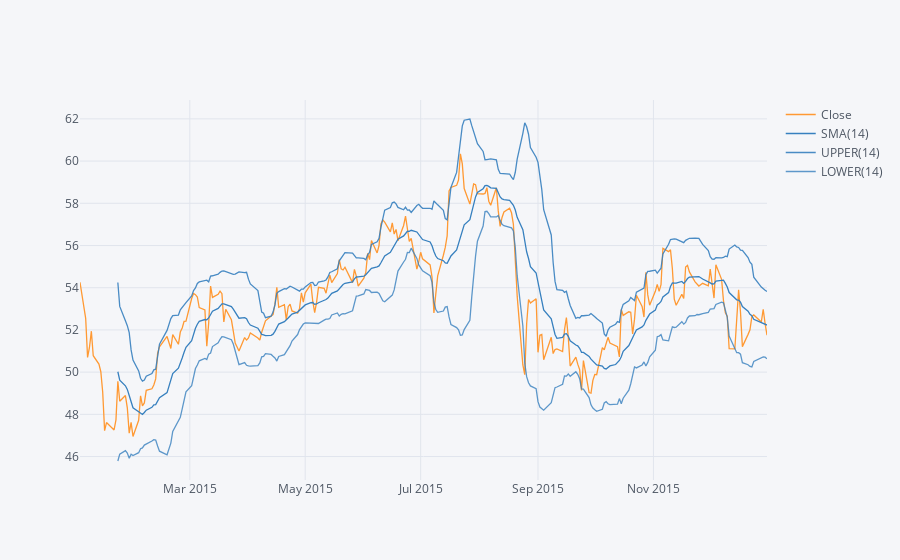

Notebook source saved alongside this figure:
### Code cell
C['Close'].loc['2015-01-01':'2015-12-31'].ta_plot(study='boll')

### Figure 1 — Plotly figure (JSON) as saved in the notebook; plotly's stock layout.template omitted (floating-point values rounded to 4 significant figures; data arrays with more than 128 entries replaced by an {"elided": "..."} marker saying what was removed)
{"data": [{"line": {"color": "rgba(255, 153, 51, 1.0)", "dash": "solid", "shape": "linear", "width": 1.3}, "mode": "lines", "name": "Close", "text": "", "type": "scatter", "x": {"elided": "252 str values"}, "y": {"elided": "252 float values"}}, {"line": {"color": "rgba(55, 128, 191, 1.0)", "dash": "solid", "shape": "linear", "width": 1.3}, "mode": "lines", "name": "SMA(14)", "text": "", "type": "scatter", "x": {"elided": "252 str values"}, "y": {"elided": "252 mixed values"}}, {"line": {"color": "rgba(55, 128, 191, 0.8999999999999999)", "dash": "solid", "shape": "linear", "width": 1.3}, "mode": "lines", "name": "UPPER(14)", "text": "", "type": "scatter", "x": {"elided": "252 str values"}, "y": {"elided": "252 mixed values"}}, {"line": {"color": "rgba(55, 128, 191, 0.7999999999999998)", "dash": "solid", "shape": "linear", "width": 1.3}, "mode": "lines", "name": "LOWER(14)", "text": "", "type": "scatter", "x": {"elided": "252 str values"}, "y": {"elided": "252 mixed values"}}], "layout": {"legend": {"bgcolor": "#F5F6F9", "font": {"color": "#4D5663"}}, "paper_bgcolor": "#F5F6F9", "plot_bgcolor": "#F5F6F9", "title": {"font": {"color": "#4D5663"}}, "xaxis": {"gridcolor": "#E1E5ED", "showgrid": true, "tickfont": {"color": "#4D5663"}, "title": {"font": {"color": "#4D5663"}, "text": ""}, "zerolinecolor": "#E1E5ED"}, "yaxis": {"gridcolor": "#E1E5ED", "showgrid": true, "tickfont": {"color": "#4D5663"}, "title": {"font": {"color": "#4D5663"}, "text": ""}, "zerolinecolor": "#E1E5ED"}}}
